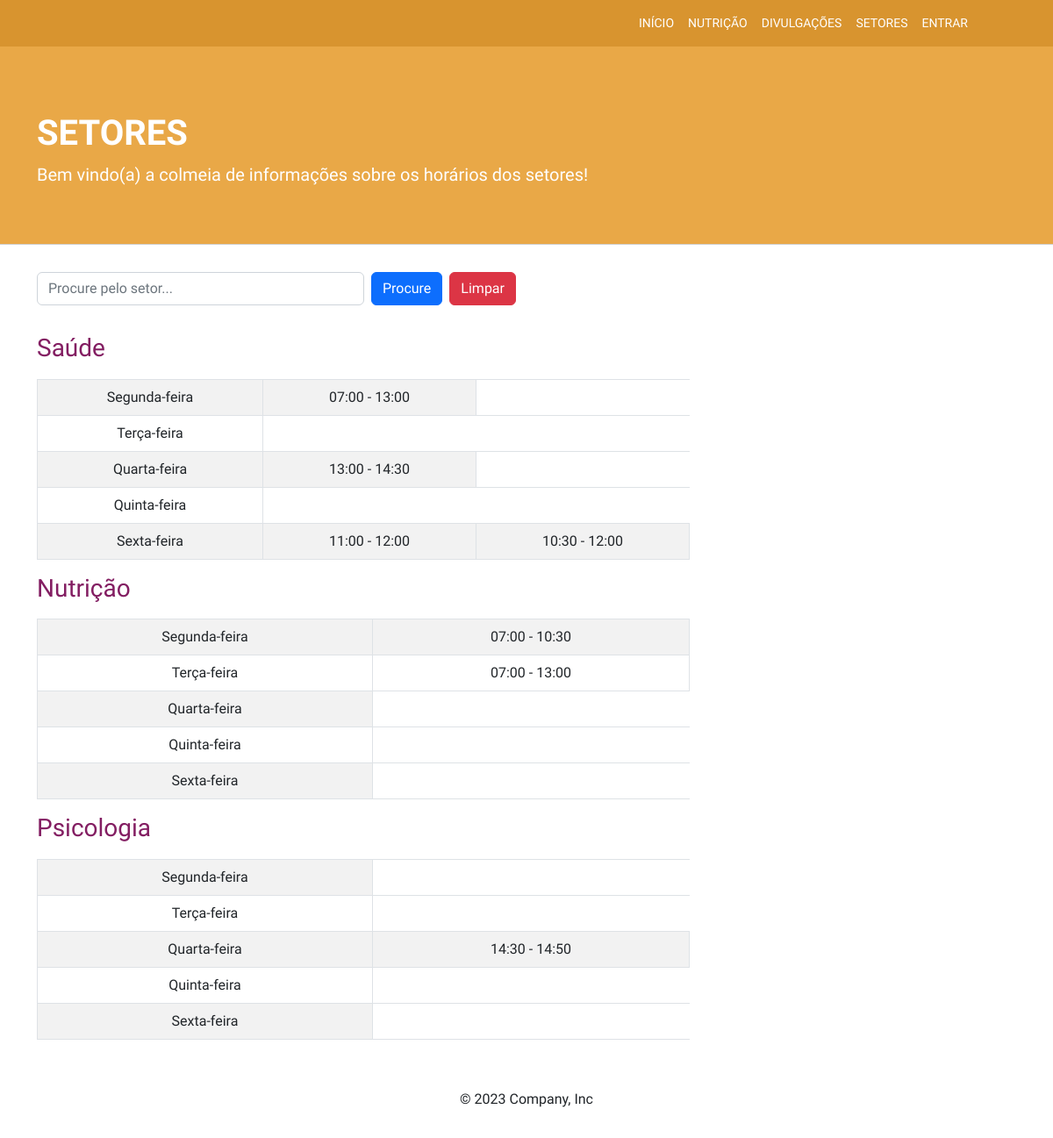
The app's page /setores/ with its own data.
### servicos/models.py (models this page shows, shortened)
class Setor(models.Model):
    BLOCO_CHOICES = (
        ("A", "A"),
        ("B", "B")
    )
    nome = models.CharField(verbose_name="Nome do setor", max_length=25)
    bloco = models.CharField(verbose_name="Bloco do setor", choices=BLOCO_CHOICES, max_length=1)
    numero = models.IntegerField(verbose_name="Número da sala")
    class Meta:
        verbose_name = "Setor"
        verbose_name_plural = "Setores"

class HorarioSetor(models.Model):
    DIAS_SEMANA_CHOICES = (
        ("SEG", "Segunda-feira"),
        ("TER", "Terça-feira"),
        ("QUA", "Quarta-feira"),
        ("QUI", "Quinta-feira"),
        ("SEX", "Sexta-feira")
    )
    horario_inicio = models.TimeField(verbose_name="Horário de início", auto_now_add=False)
    horario_fim = models.TimeField(verbose_name="Horário de fim", auto_now_add=False)
    setor = models.ForeignKey(Setor, related_name="horario_do_setor", on_delete=models.SET_NULL, null=True)
    dia_semana = models.CharField(verbose_name="Dia da semana", choices=DIAS_SEMANA_CHOICES, max_length=3)
    class Meta:
        verbose_name = "Horário do setor"
        verbose_name_plural = "Horários dos setores"

### paginas/views.py (the view)
# urls.py: path('setores/',views.setores_view, name='setores'),
def setores_view(request):
    if 'q' in request.GET:
        procura = request.GET['q']
        setores = Setor.objects.filter(nome__icontains=procura)
        setores_info = {}
    else:
        setores = Setor.objects.all()
        setores_info = {}
    for setor in setores:
        setor_info = {'nome': setor.nome, 'horarios': []}
        for horario in setor.horario_do_setor.all():
            info_horario = {
                'dia_semana': horario.dia_semana,
                'horario_inicio': horario.horario_inicio,
                'horario_fim': horario.horario_fim
            }
            setor_info['horarios'].append(info_horario)
        setores_info[setor.nome] = setor_info
    context = {'setores_info': setores_info}
    return render(request, 'setores.html', context)

### paginas/templates/setores.html (shortened to what this page needs)
{% extends "modelo.html" %}
{% load static %}
{% block 'cabecalho' %}
    <section class="container-fluid" id="cabecalho">
        <section class="container">
        <section class="row">
            <section class="col-md-12">
            <section id="conteudo-cabecalho">
                <h1 id="titulo">SETORES</h1>
                <p class="lead">Bem vindo(a) a colmeia de informações sobre os horários dos setores!</p>
            </section>
            </section>
        </section>
        </section>
    </section>
{% endblock 'cabecalho' %}
{% block 'conteudo' %}
    {% block 'campo-busca' %}
        <section class='container-fluid'>
            <section class='container'>
                <section class='row'>
                    <section class='col-md-6 conteudo-carousel'>
                        <form class="d-flex" method="GET" action="">
                            <input name="q" class="form-control me-2" type="search" placeholder="Procure pelo setor..." aria-label="Search">
                            <button class="btn btn-primary me-2" type="submit">Procure</button>
                            <a href="?" class="btn btn-danger">Limpar</a>
                        </form>
                    </section>
                </section>
            </section>
        </section>
    {% endblock 'campo-busca' %}
    {% block 'horario-setor' %}
        <section class='container-fluid'>
            <section class='container'>
                <section class='row'>
                    {% for setor_nome, setor_info in setores_info.items %}
                        <section class='col-md-12'>
                            <h3 class='h3 titulo-conteudo'> {{ setor_info.nome }} </h3>
                            <article class='col-md-8'>
                                <div class='table-responsive'>
                                    <table class='table table-striped table-hover table-bordered align-middle'>
                                        <tbody>
                                            <tr>
                                                <td>Segunda-feira</td>
                                                {% for horario in setor_info.horarios %}
                                                    {% if horario.dia_semana == "SEG" %}
                                                        <td> {{ horario.horario_inicio }} - {{ horario.horario_fim }} </td>
                                                    {% endif %}
                                                {% endfor %}
                                            </tr>
                                            <tr>
                                                <td>Terça-feira</td>
                                                {% for horario in setor_info.horarios %}
                                                    {% if horario.dia_semana == "TER" %}
                                                        <td> {{ horario.horario_inicio }} - {{ horario.horario_fim }} </td>
                                                    {% endif %}
                                                {% endfor %}
                                            </tr>
                                            <tr>
                                                <td>Quarta-feira</td>
                                                {% for horario in setor_info.horarios %}
                                                    {% if horario.dia_semana == "QUA" %}
                                                        <td> {{ horario.horario_inicio }} - {{ horario.horario_fim }} </td>
                                                    {% endif %}
                                                {% endfor %}
                                            </tr>
                                            <tr>
                                                <td>Quinta-feira</td>
                                            </tr>
                                            <tr>
                                                <td>Sexta-feira</td>
                                                {% for horario in setor_info.horarios %}
                                                    {% if horario.dia_semana == "SEX" %}
                                                        <td> {{ horario.horario_inicio }} - {{ horario.horario_fim }} </td>
                                                    {% endif %}
                                                {% endfor %}
                                            </tr>
                                        </tbody>
                                    </table>
                                </div>
                            </article>
                        </section>
                    {% endfor %}
                </section>
            </section>
        </section>
    {% endblock 'horario-setor' %}
{% endblock 'conteudo' %}

### staticfiles/css/style.css (style rules this page uses)
body { font-family: 'Fira Sans', sans-serif; }
:root { --laranja: #E79F34; --laranja_claro: rgb(238, 233, 225); --amarelo: #F5C73E; --laranja_escuro: #d8942f; --branco: white; --roxo:#831E62; }
#cabecalho { background-color: var(--laranja); opacity: 0.90; box-shadow: 0px 1px 0px 0px rgba(46, 46, 46, 0.25); }
#conteudo-cabecalho { padding-top: 8em; padding-bottom: 3em; color: var(--branco); }
#titulo { font-weight:700; }
.conteudo-carousel { padding-top: 2em; padding-bottom: 2em; }
.table { background-color: white; border-radius: 2px; text-align: center; }
.titulo-conteudo { color: var(--roxo); padding-bottom: 10px; }

### records on screen
Setor: nome "Saúde"
HorarioSetor: horario_inicio "07:00", horario_fim "13:00"
HorarioSetor: horario_inicio "13:00", horario_fim "14:30"
HorarioSetor: horario_inicio "11:00", horario_fim "12:00"
HorarioSetor: horario_inicio "10:30", horario_fim "12:00"
Setor: nome "Nutrição"
HorarioSetor: horario_inicio "07:00", horario_fim "10:30"
HorarioSetor: horario_inicio "07:00", horario_fim "13:00"
Setor: nome "Psicologia"
HorarioSetor: horario_inicio "14:30", horario_fim "14:50"
